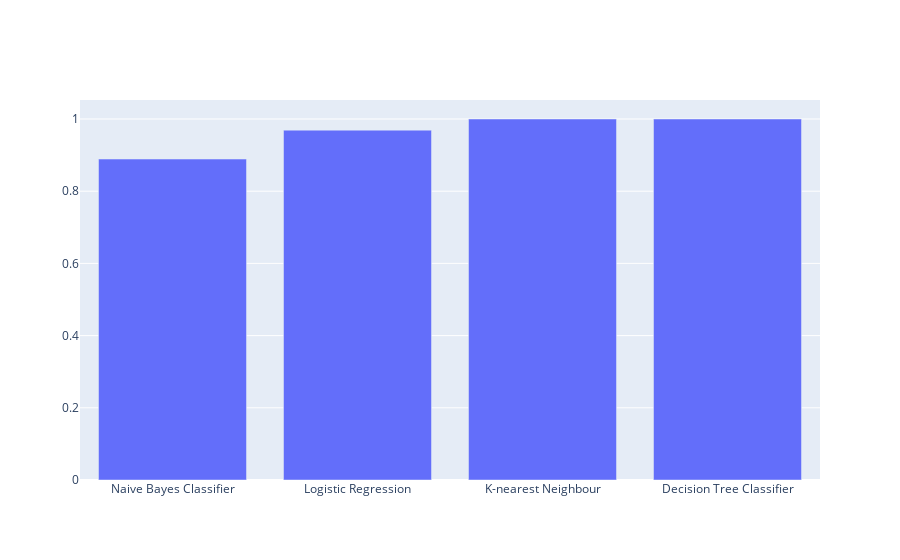

Notebook source saved alongside this figure:
### Markdown cell above
# Comaprison between algorithms score

### Code cell
models=['Naive Bayes Classifier','Logistic Regression','K-nearest Neighbour','Decision Tree Classifier']
fig = go.Figure(data=[
    go.Bar(name='f1_score', x=models, y=[f1_NB,f1_LR,f1_KNN,f1_DT])])
fig.show()

### Figure 1 — Plotly figure (JSON) as saved in the notebook; plotly's stock layout.template omitted (floating-point values rounded to 4 significant figures)
{"data": [{"name": "f1_score", "type": "bar", "x": ["Naive Bayes Classifier", "Logistic Regression", "K-nearest Neighbour", "Decision Tree Classifier"], "y": [0.8891, 0.9691, 1, 1]}], "layout": {}}
